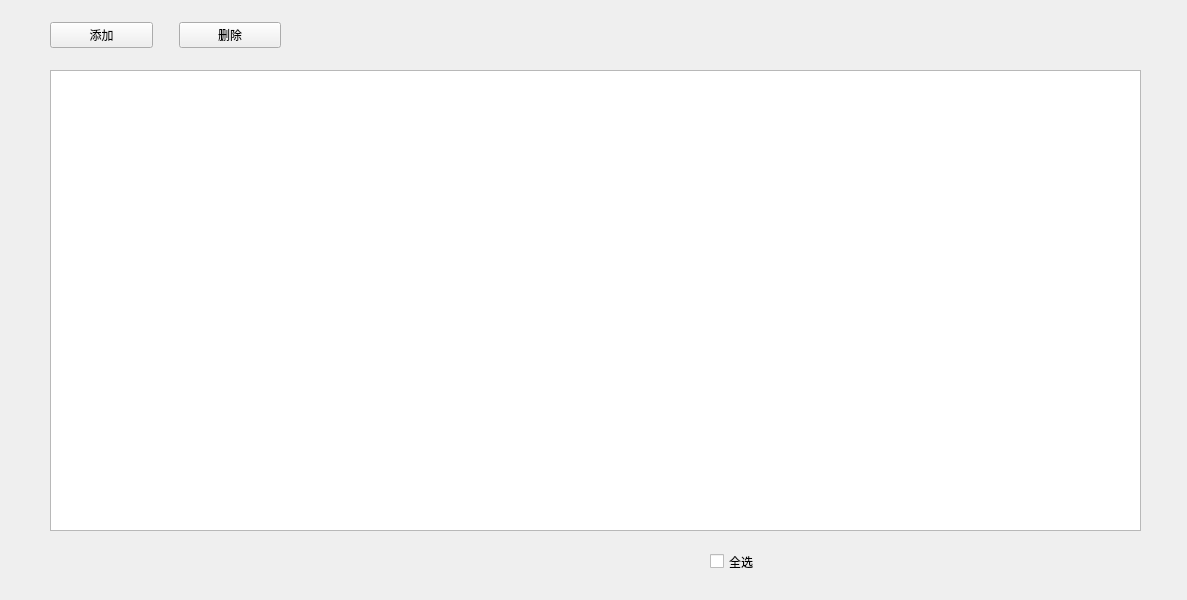
<?xml version="1.0" encoding="UTF-8"?>
<ui version="4.0">
 <class>Widget</class>
 <widget class="QWidget" name="Widget">
  <property name="geometry">
   <rect>
    <x>0</x>
    <y>0</y>
    <width>1187</width>
    <height>600</height>
   </rect>
  </property>
  <property name="windowTitle">
   <string>学生信息管理系统demo</string>
  </property>
  <property name="windowIcon">
   <iconset theme="accessories-calculator">
    <normaloff>.</normaloff>.</iconset>
  </property>
  <widget class="QTreeView" name="tdStdent">
   <property name="geometry">
    <rect>
     <x>50</x>
     <y>70</y>
     <width>1091</width>
     <height>461</height>
    </rect>
   </property>
  </widget>
  <widget class="QCheckBox" name="All">
   <property name="geometry">
    <rect>
     <x>710</x>
     <y>550</y>
     <width>95</width>
     <height>23</height>
    </rect>
   </property>
   <property name="text">
    <string>全选</string>
   </property>
  </widget>
  <widget class="QWidget" name="layoutWidget">
   <property name="geometry">
    <rect>
     <x>50</x>
     <y>20</y>
     <width>231</width>
     <height>30</height>
    </rect>
   </property>
   <layout class="QHBoxLayout" name="horizontalLayout">
    <item>
     <widget class="QPushButton" name="btnAdd">
      <property name="text">
       <string>添加</string>
      </property>
     </widget>
    </item>
    <item>
     <spacer name="horizontalSpacer">
      <property name="orientation">
       <enum>Qt::Horizontal</enum>
      </property>
      <property name="sizeType">
       <enum>QSizePolicy::Fixed</enum>
      </property>
      <property name="sizeHint" stdset="0">
       <size>
        <width>20</width>
        <height>20</height>
       </size>
      </property>
     </spacer>
    </item>
    <item>
     <widget class="QPushButton" name="BtnDel">
      <property name="text">
       <string>删除</string>
      </property>
     </widget>
    </item>
   </layout>
  </widget>
  <action name="actiondog">
   <property name="icon">
    <iconset>
     <normaloff>../images/dog.ico</normaloff>../images/dog.ico</iconset>
   </property>
   <property name="text">
    <string>dog</string>
   </property>
  </action>
 </widget>
 <resources/>
 <connections/>
</ui>
